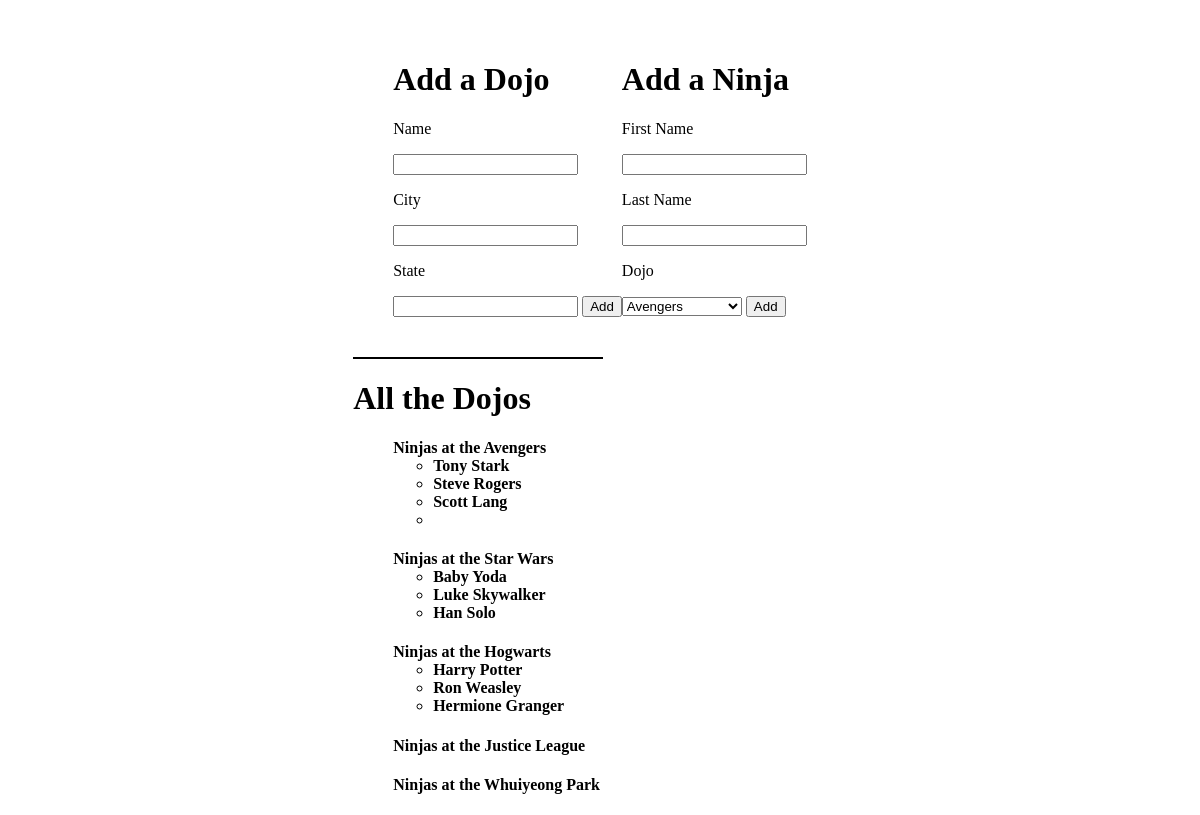
The page / on the database its author committed.
### app_one/models.py (models this page shows)
class Dojo(models.Model):
    name = models.CharField(max_length = 60)
    city = models.CharField(max_length = 60)
    state = models.CharField(max_length = 60)
    desc = models.TextField()

class Ninja(models.Model):
    dojo = models.ForeignKey(Dojo, related_name="ninjas", on_delete = models.CASCADE)
    first_name = models.CharField(max_length = 60)
    last_name = models.CharField(max_length = 60)

### app_one/views.py (the view)
# urls.py: path('', views.main),
def main(request):
    all_dojo = Dojo.objects.all()
    all_ninja = Ninja.objects.all()
    context = {
    "all_dojo": all_dojo,
    "all_ninja": all_ninja,
    }
    return render(request, 'main.html', context)

### app_one/templates/main.html (shortened to what this page needs)
<!DOCTYPE html>
<html lang="en">
<head>
    {% load static %}
    <link rel="stylesheet" href="{% static 'main.css' %}">
</head>
<body>
    <div class="container">
        <div class="form">
            <div class="dojo_form">
                <form action="/add_dojo" method="POST" class="add_dojo">
                    <h1>Add a Dojo</h1>
                    <p>Name</p>
                    <input type="text" name="name">
                    <p>City</p>
                    <input type="text" name="city">
                    <p>State</p>
                    <input type="text" name="state">
                    <input type="submit" value="Add">
                </form>
            </div>
            <div class="ninja_form">
                <form action="/add_ninja" method="POST" class="add_ninja">
                    <h1>Add a Ninja</h1>
                    <p>First Name</p>
                    <input type="text" name="first_name">
                    <p>Last Name</p>
                    <input type="text" name="last_name">
                    <p>Dojo</p>
                    <select id="dojo" name="dojo">
                        {% for dojo in all_dojo %}
                        <option value="{{dojo.id}}">{{dojo.name}}</option>
                        {% endfor %}
                    </select>
                    <input type="submit" value="Add">
                </form>
            </div>
        </div>
        <span class="line"></span>
        <h1>All the Dojos</h1>
        <ul>
            {% for dojo in all_dojo %}
            <h4>Ninjas at the {{dojo.name}}
                <ul>
                    {% for ninjas in dojo.ninjas.all %}
                    <li>{{ninjas.first_name}} {{ninjas.last_name}}</li>
                    {% endfor %}
                </ul>
            </h4>
            {% endfor %}
        </ul>
    </div>
</body>
</html>

### app_one/static/main.css (style rules this page uses)
.container { margin: 0 auto; width: fit-content; }
.form { display: flex; margin: 20px; padding: 20px; }
.line { border-bottom: 2px solid black; display: block; width: 250px; }

### rows shown on the page
Dojo: name "Avengers"
Ninja: first_name "Tony", last_name "Stark"
Ninja: first_name "Steve", last_name "Rogers"
Ninja: first_name "Scott", last_name "Lang"
Dojo: name "Star Wars"
Ninja: first_name "Baby", last_name "Yoda"
Ninja: first_name "Luke", last_name "Skywalker"
Ninja: first_name "Han", last_name "Solo"
Dojo: name "Hogwarts"
Ninja: first_name "Harry", last_name "Potter"
Ninja: first_name "Ron", last_name "Weasley"
Ninja: first_name "Hermione", last_name "Granger"
Dojo: name "Justice League"
Dojo: name "Whuiyeong Park"

### other values the page prints
form field dojo "Avengers"
